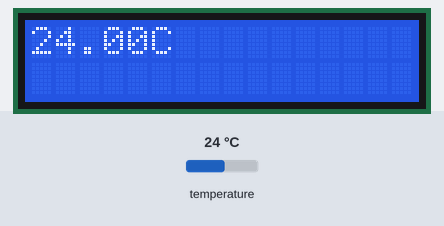
Bench run of a sketch on a simulated Arduino Uno, built with avr-gcc and run on an emulated ATmega328P. Parts: 16×2 character LCD. Inputs (shaded band) come from the test bench; at power-on: temperature 24 °C. What the sketch prints to the serial monitor is not drawn.

Above: at 1.3 s.
1.4 s: temperature set to 12 °C
At 2.1 s:
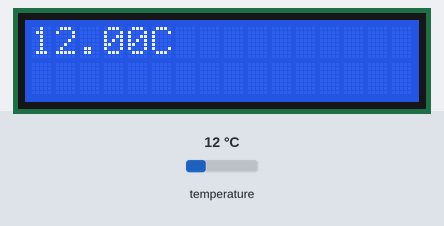
2.9 s: temperature set to 19 °C
At 4.1 s:
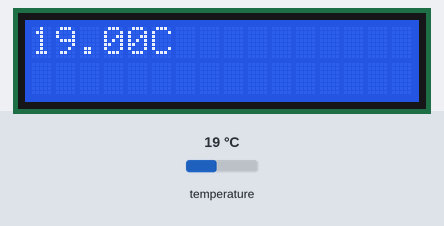
4.4 s: temperature set to 28 °C
At 5.2 s:
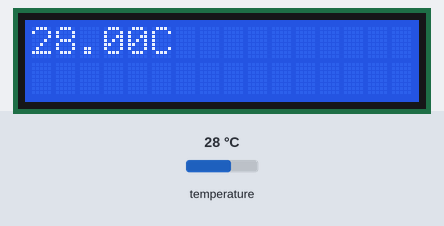
Timing chart, 0 to 7.4 s (numbered marks = the images above; inputs shaded):
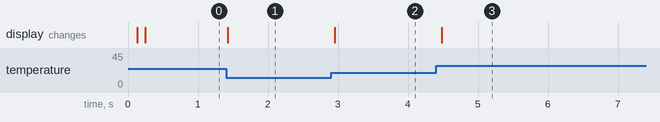

The sketch:

prototype.ino
```cpp
// This sketch runs the program that drives the HOSE prototype.
// It is based on the Dallas Library Single example code for using the DS18B20 sensor.

// Include the libraries we need
#include <OneWire.h>
#include <DallasTemperature.h>
#include <Wire.h>
#include <LiquidCrystal_I2C.h>

// Data wire is plugged into port 2 on the Arduino
#define ONE_WIRE_BUS 2

// Setup a oneWire instance to communicate with any OneWire devices (not just Maxim/Dallas temperature ICs)
OneWire oneWire(ONE_WIRE_BUS);

// Pass our oneWire reference to Dallas Temperature.
DallasTemperature sensors(&oneWire);

// arrays to hold device address
DeviceAddress insideThermometer;

// new LCD object
LiquidCrystal_I2C lcd(0x27, 16, 2);

// boolean to check if the temperature is hot enough
bool isHot;

// linear regression variables
double m = -0.8075867411379077;
double b = 357.3532013337096;

// current temperature
float currentTemp;

// start time of heat
unsigned long start;

/*
 * Setup function.
 */
void setup(void)
{
  // start serial port
  Serial.begin(9600);
  Serial.println("Dallas Temperature IC Control Library Demo");

  // locate devices on the bus
  Serial.print("Locating devices...");
  sensors.begin();
  Serial.print("Found ");
  Serial.print(sensors.getDeviceCount(), DEC);
  Serial.println(" devices.");

  // report parasite power requirements
  Serial.print("Parasite power is: ");
  if (sensors.isParasitePowerMode()) Serial.println("ON");
  else Serial.println("OFF");

  if (!sensors.getAddress(insideThermometer, 0)) Serial.println("Unable to find address for Device 0");

  // set the resolution to 9 bit (Each Dallas/Maxim device is capable of several different resolutions)
  sensors.setResolution(insideThermometer, 9);

  Serial.print("Device 0 Resolution: ");
  Serial.print(sensors.getResolution(insideThermometer), DEC);
  Serial.println();

  // initialize LCD
  lcd.init();
  lcd.backlight();

  // set isHot to false
  isHot = false;

}

// function to print the temperature for a device
void printTemperature(DeviceAddress deviceAddress)
{

  float tempC = sensors.getTempC(deviceAddress);
  if(tempC == DEVICE_DISCONNECTED_C)
  {
    Serial.println("Error: Could not read temperature data");
    return;
  }
  Serial.print("Temp C: ");
  Serial.println(tempC);

  // output temperature information on the LCD screen
  lcd.clear();
  lcd.print(tempC);
  lcd.print("C");
  currentTemp = tempC; // set global variable current temperature to the sensor temperature
}
/*
 * Main function.
 */
void loop(void)
{
  // call sensors.requestTemperatures() to issue a global temperature
  // request to all devices on the bus
  Serial.print("Requesting temperatures...");
  sensors.requestTemperatures(); // Send the command to get temperatures
  Serial.println("DONE");

  // It responds almost immediately.
  printTemperature(insideThermometer);

  // check if temperature is over threshold, if not, check if it has reached it
  if(!isHot){
    if(currentTemp >= 90){
      // set isHot to true and mark the start time
      isHot = true;
      start = millis()/1000;
    }
  } else if(isHot) {
    // otherwise if temperature has dipped below the threshold
    if(currentTemp < 90){
      // set isHot to false
      isHot = false;
      // calculate the y value from the regression equation
      double y = m*((millis()/1000) - start) + b;
      double percentage = 100 - ((int) (y/b*100));
      // display percentage sterilized on the LCD screen
      lcd.clear();
      lcd.print(percentage);
      lcd.print("% Sterilized!");
      delay(5000);
    }
  }
}
```

Measured:
- after the input at 1.4 s, the display: changes at once (image 1)
- after the input at 2.9 s, the display: changes after 0.05 s (image 2)
- after the input at 4.4 s, the display: changes after 0.08 s (image 3)
